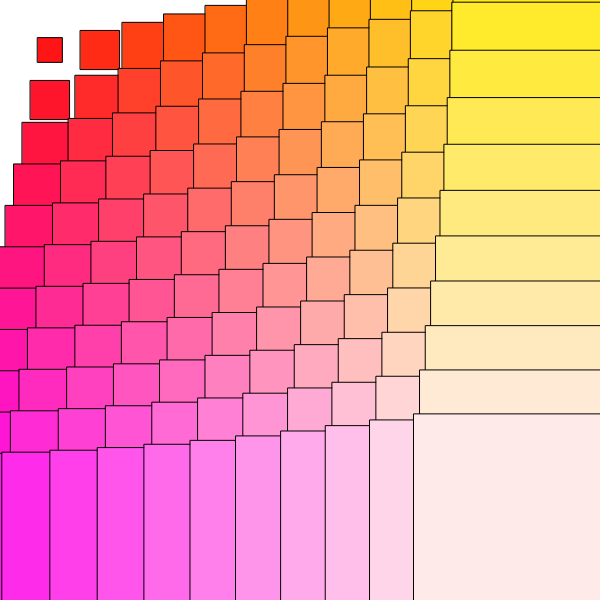
Frame 1 (no input)
Frame 60 (no input): identical to frame 1, image omitted
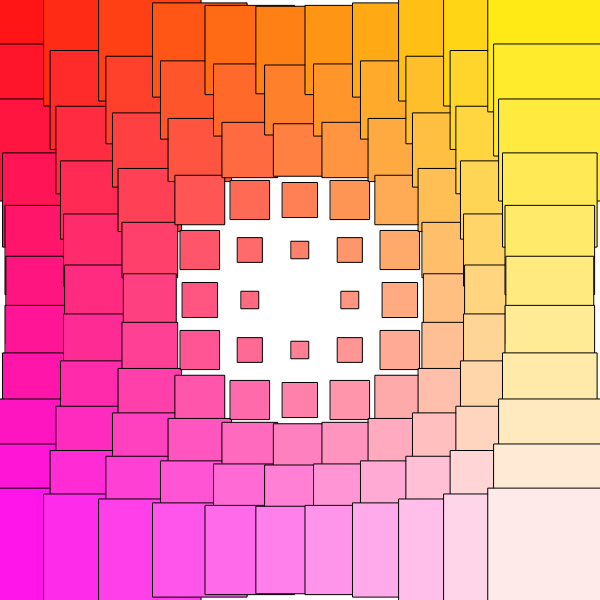
Frame 120 (the mouse pressed at the canvas centre since frame 60)

The p5.js sketch that drew these frames (run headless with seeded random() and noise() and a simulated clock; from frame 60 on, the mouse is pressed at the canvas centre):

// p5.js sketch
// ── sketch.js
const GRID = 50;

function setup() {
  createCanvas(600, 600);
  rectMode(CENTER);
}

function draw() {
  background(255);
    // Calculate number of rows and columns
    let cols = width / GRID;
    let rows = height / GRID;
    
    // Loop through X & Y positions
    for ( var x = 1; x < cols; x++ ) {
      for ( var y = 1; y < rows; y++ ) {
        
        // Set fill colour based on X + Y position
        let r = 255;
        let g = map( x, 0, width / GRID, 0, 255 );
        let b = map( y, 0, height / GRID, 0, 255 );
        fill( r, g, b );
        
        // Calculate ellipse location
        var ellipse_x = x * GRID;
        var ellipse_y = y * GRID;
        
        // Calculate distance from ellipse location to mouse location
        var mouseDistance = dist( ellipse_x, ellipse_y, mouseX, mouseY );
  
        // Scale mouse distance
        var radius = mouseDistance * 0.35;
        
        // Draw ellipse
        rect(ellipse_x, ellipse_y, radius, radius );
      } 
    }
}

// ── sketch2.js
function setup() {
    createCanvas(800, 800);
}

function draw() {
    background(220);
    
}
// ── sketch3.js
let gridCoulours = [];
let arcRotation = [];

const COLOURS = ["#2768B790", "#8A64D690", "#9AD66490", "#D6649190"];
const ANGLES = [45, 90, 135, 90, 45, 135, 15];
const CELLSIZE = 80;

let angle = 0;
let angle1 = 0;
let angle2 = 0;
let angle3 = 0;
let angle4 = 0;

function setup() {
    createCanvas(800, 800);
    angleMode(DEGREES);

    for (let y = 0; y < height; y += CELLSIZE) {
        for (let x = 0; x < width; x += CELLSIZE) {
            gridCoulours.push(random(COLOURS));
            arcRotation.push(random(ANGLES));
        }
    }
}

function draw() {
    background(255);
    noStroke();

    //colour index value
    let colourIndex = 0;
    let angleIndex = 0;

    for (let y = 0; y < height; y += CELLSIZE) {
        for (let x = 0; x < width; x += CELLSIZE) {

            if(mouseX >= x && mouseX <= x + CELLSIZE && mouseY >= y && mouseY <= y + CELLSIZE){
                fill(gridCoulours[colourIndex]);
                arc(x + CELLSIZE / 2, y + CELLSIZE / 2, CELLSIZE, CELLSIZE, 0, 360);
                arc(x + CELLSIZE / 2, y + CELLSIZE / 2, CELLSIZE / 1.3, CELLSIZE / 1.3, 0, 360);            
                arc(x + CELLSIZE / 2, y + CELLSIZE / 2, CELLSIZE / 2, CELLSIZE / 2, 0, 360);  
                arc(x + CELLSIZE / 2, y + CELLSIZE / 2, CELLSIZE / 3, CELLSIZE / 3, 0, 360);
                arc(x + CELLSIZE / 2, y + CELLSIZE / 2, CELLSIZE / 4, CELLSIZE / 4, 0, 360);
            } else {
                fill(gridCoulours[colourIndex]);
                arc(x + CELLSIZE / 2, y + CELLSIZE / 2, CELLSIZE, CELLSIZE,  angle + arcRotation[angleIndex], angle - arcRotation[angleIndex]);        
                arc(x + CELLSIZE / 2, y + CELLSIZE / 2, CELLSIZE / 1.3, CELLSIZE / 1.3, angle1 + arcRotation[angleIndex], angle1 - arcRotation[angleIndex]);                
                arc(x + CELLSIZE / 2, y + CELLSIZE / 2, CELLSIZE / 2, CELLSIZE / 2, angle2 + arcRotation[angleIndex], angle2 - arcRotation[angleIndex]);     
                arc(x + CELLSIZE / 2, y + CELLSIZE / 2, CELLSIZE / 3, CELLSIZE / 3, angle3 + arcRotation[angleIndex], angle3 - arcRotation[angleIndex]);   
                arc(x + CELLSIZE / 2, y + CELLSIZE / 2, CELLSIZE / 4, CELLSIZE / 4, angle4 + arcRotation[angleIndex], angle4 - arcRotation[angleIndex]);
                colourIndex++;
                angleIndex++;
            }
        }
    } 

    angle++;
    angle1++;
    angle2++;
    angle3++;
    angle4++;

}

// ── sketch4.js
let targetAngle = 0.0;
let currentAngle = 0.0;
let x = 0.0;
let y = 0.0;
let smoothSpeed = 0.05;
let scl = 25.0;
const count = 3;
let iToTheta;

function setup() {
	createCanvas(windowWidth, windowHeight);
	x = width * 0.5;
	y = height * 0.5;
	iToTheta = TWO_PI / count;
}

function draw() {
	targetAngle = atan2(mouseY - y, mouseX - x);
	currentAngle = lerpAngle(currentAngle, targetAngle, smoothSpeed);
	
	background(0);
	
	noStroke();
	beginShape();
	for (let i = 0; i < count; ++i) {
		const theta = currentAngle + i * iToTheta;
		vertex(x + cos(theta) * scl, y + sin(theta) * scl);
	}
	endShape(CLOSE);
	
}

// Linear interpolation of an angle.
function lerpAngle(a, b, step) {
	// Prefer shortest distance,
	const delta = b - a;
	if (delta == 0.0) {
		return a;
	} else if (delta < -PI) {
		b += TWO_PI;
	} else if (delta > PI) {
		a += TWO_PI;
	}
	return (1.0 - step) * a + step * b;
}
